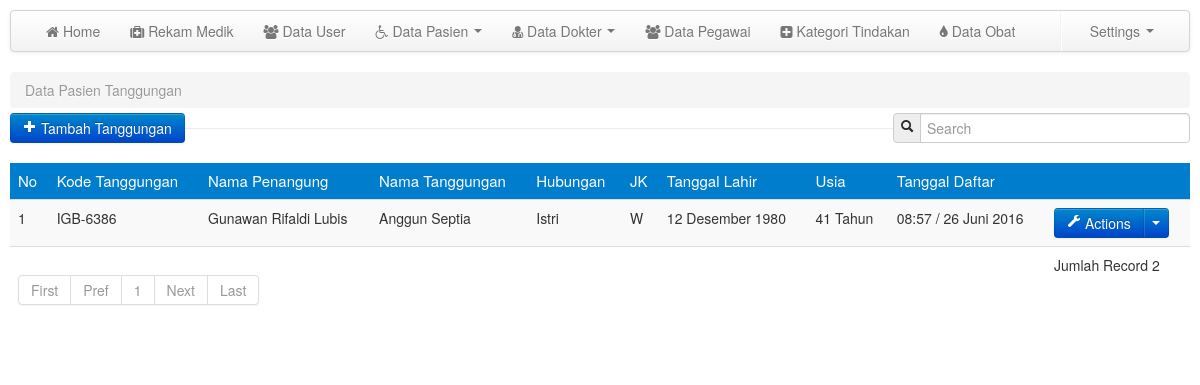
The app's page /media.php?module=tanggungan (signed in) with its own data.
### tables this page shows
CREATE TABLE `tanggungan` (
  `id_tanggungan` int(5) NOT NULL,
  `kodeTanggungan` varchar(30) NOT NULL,
  `id_kpeg` int(5) NOT NULL,
  `foto_tanggungan` text NOT NULL,
  `tgl_daft` varchar(50) NOT NULL,
  `jam_daft` varchar(50) NOT NULL
);

CREATE TABLE `pegawai` (
  `id_pegawai` int(10) NOT NULL,
  `nip` varchar(50) NOT NULL,
  `kj` varchar(100) NOT NULL,
  `nama_pegawai` varchar(300) NOT NULL,
  `unit` varchar(150) NOT NULL,
  `jk` varchar(100) NOT NULL,
  `alamat` varchar(300) NOT NULL,
  `status_kel` varchar(50) NOT NULL,
  `tgl_lhr` date NOT NULL
);

CREATE TABLE `pegawai_kel` (
  `id_kpeg` int(5) NOT NULL,
  `nip_pegawai` int(20) NOT NULL,
  `nama_kpeg` varchar(150) NOT NULL,
  `jk_kpeg` varchar(150) NOT NULL,
  `tgllahir_kpeg` date NOT NULL,
  `alamat_kpeg` text NOT NULL,
  `status_kpeg` varchar(150) NOT NULL
);

### config/fungsi_indotgl.php (called while the page is built, shortened)
<?php
	function tgl_indo($tgl){
			$tanggal = substr($tgl,8,2);
			$bulan = getBulan(substr($tgl,5,2));
			$tahun = substr($tgl,0,4);
			return $tanggal.' '.$bulan.' '.$tahun;
	}
	function getBulan($bln){
				switch ($bln){
					case 6:
						return "Juni";
						break;
					case 12:
						return "Desember";
						break;
				}
			}
?>

### mod_tanggungan/tanggungan.php (the view, shortened to what this page needs)
<?php
switch($_GET['act']){
	default:
	?>
	<?php
	$p      = new Paging;
    $batas  = 10;
    $posisi = $p->cariPosisi($batas);
?>
	<section>
		<ul class="breadcrumb" style="margin-bottom: 5px;">
			<li class="active">Data Pasien Tanggungan</li>
		</ul>
		<div class="control-group pull-left">
			<button class="btn btn-primary" type="button" onclick="window.location='media.php?module=tanggungan&&act=tambah'"><i class="icon-plus icon-white"></i> Tambah Tanggungan</button>
		</div>
		<form class="form-search pull-right">
							<div class="input-prepend">
								<span class="add-on"><i class="icon-search"></i></span>
								<input class="span3" id="txtcari" type="text" placeholder="Search">
							</div>
		</form>
		<hr>
		<div class="row-fluid">
			<div class="span12 pull-left">
				<div id="tabel_awal">
				<table class="table table-striped">
					<thead>
						<tr class="head1">
							<td>No</td><td>Kode Tanggungan</td><td>Nama Penangung</td><td>Nama Tanggungan</td><td>Hubungan</td><td>JK</td><td>Tanggal Lahir</td><td>Usia</td><td>Tanggal Daftar</td><td></td>
						</tr>
					</thead>
					<tbody>
					<?php
					$query=mysql_query("SELECT * FROM tanggungan, pegawai_kel, pegawai WHERE tanggungan.id_kpeg=pegawai_kel.id_kpeg AND pegawai_kel.nip_pegawai=pegawai.nip ORDER BY pegawai_kel.nama_kpeg ASC LIMIT $posisi,$batas");
					$no=$posisi+1;
					while($r=mysql_fetch_array($query)){
					?>
						<tr>
							<td><?php echo $no; ?></td><td><?php echo $r['kodeTanggungan']; ?></td><td><?php echo $r['nama_pegawai']; ?></td><td><?php echo $r['nama_kpeg']; ?></td><td><?php echo $r['status_kpeg']; ?></td><td><?php echo $r['jk_kpeg']; ?></td><td><?php echo tgl_indo($r['tgllahir_kpeg']); ?></td>
                            <td>
                            <?php
                            $tgl_lht=$r['tgllahir_kpeg'];
                            $ambil_thn=substr($tgl_lht,0,4);
                            $thn_sekarang=date('Y');
                            $umur=$thn_sekarang-$ambil_thn;
                            echo $umur." Tahun";
                            ?>
                            </td><td><?php echo $r['jam_daft']." / ".tgl_indo($r['tgl_daft']); ?></td><td><div class="btn-group">
								<a class="btn btn-primary" href="#"><i class="icon-wrench icon-white"></i> Actions</a>
								<a class="btn btn-primary dropdown-toggle" data-toggle="dropdown" href="#"><span class="caret"></span></a>
							</div></td>
						</tr>
					<?php
					$no++;
					}
					?>
					<tr>
							<td colspan="9">
							<?php
							$jmldata=mysql_num_rows(mysql_query("SELECT * FROM pasien"));
							$jmlhalaman  = $p->jumlahHalaman($jmldata, $batas);
							$linkHalaman = $p->navHalaman($_GET['halaman'], $jmlhalaman);
							echo "$linkHalaman";
							?><td>Jumlah Record <?php echo $jmldata; ?></td>
						</tr>
					</tbody>
				</table>
				</div>
			</div>
		</div>
	</section>
<?php
break;
?>
	<?php
}
?>

### css/custom.css (style rules this page uses)
nav,header,section,footer { margin:10px 10px 0 10px; }
table .head1 { background:#007dcc; color:#fff; font-size:15px; }

### records on screen
tanggungan: kodeTanggungan "IGB-6386", pegawai.nama_pegawai "Gunawan Rifaldi Lubis", id_kpeg.nama_kpeg "Anggun Septia", id_kpeg.status_kpeg "Istri", id_kpeg.jk_kpeg "W", id_kpeg.tgllahir_kpeg "12 Desember 1980", jam_daft "08:57", tgl_daft "26 Juni 2016"

### other values on screen
$halaman_aktif "1"
$jmldata "2"
